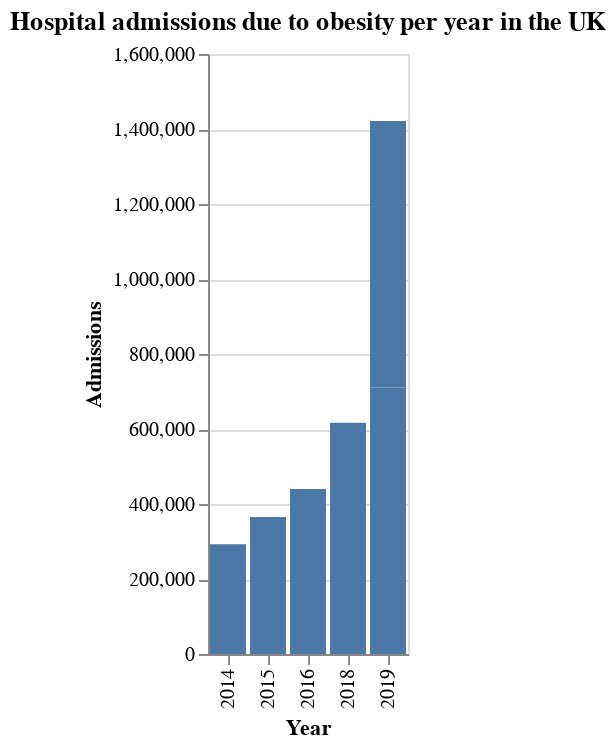

Notebook code cell kept with this figure:
### Code cell
df_england = df.loc[df['region'] == "England"]
df_england_plot = alt.Chart(df_england).mark_bar().encode(
    alt.X("year:O", title="Year"),
    alt.Y("admissions_total:Q", title="Admissions"),
    tooltip = alt.Tooltip("admissions_total", format=",")

).properties(title="Hospital admissions due to obesity per year in the UK", width=100)
df_england_plot

### Figure 1 — Vega-Lite specification as saved in the notebook (floating-point values rounded to 4 significant figures)
{"config": {"view": {"continuousWidth": 300, "continuousHeight": 300}}, "data": {"name": "data-48cdbf9928110e64942b2d88c71b42df"}, "mark": {"type": "bar"}, "encoding": {"tooltip": {"field": "admissions_total", "format": ",", "type": "quantitative"}, "x": {"field": "year", "title": "Year", "type": "ordinal"}, "y": {"field": "admissions_total", "title": "Admissions", "type": "quantitative"}}, "title": "Hospital admissions due to obesity per year in the UK", "width": 100, "$schema": "https://vega.github.io/schema/vega-lite/v5.14.1.json", "datasets": {"data-48cdbf9928110e64942b2d88c71b42df": [{"region": "England", "admissions_total": 292404, "admissions_count_men": 99580.0, "admissions_count_women": 192800.0, "adm_per_100_000_all": 550.6, "adm_per_male": 381.0, "adm_per_female": 714.7, "year": 2014, "top_tier": true}, {"region": "England", "admissions_total": 365577, "admissions_count_men": 123400.0, "admissions_count_women": 242100.0, "adm_per_100_000_all": 678.7, "adm_per_male": 465.2, "adm_per_female": 885.8, "year": 2015, "top_tier": true}, {"region": "England", "admissions_total": 440288, "admissions_count_men": 149500.0, "admissions_count_women": 290700.0, "adm_per_100_000_all": 810.6, "adm_per_male": 558.4, "adm_per_female": 1056.0, "year": 2016, "top_tier": true}, {"region": "England", "admissions_total": 710562, "admissions_count_men": 243600.0, "admissions_count_women": 467000.0, "adm_per_100_000_all": 1323.0, "adm_per_male": 963.1, "adm_per_female": 1685.0, "year": 2019, "top_tier": true}, {"region": "England", "admissions_total": 616961, "admissions_count_men": 208300.0, "admissions_count_women": 408600.0, "adm_per_100_000_all": 1159.0, "adm_per_male": 833.0, "adm_per_female": 1486.0, "year": 2018, "top_tier": true}, {"region": "England", "admissions_total": 710562, "admissions_count_men": 243600.0, "admissions_count_women": 467000.0, "adm_per_100_000_all": 1323.0, "adm_per_male": 963.1, "adm_per_female": 1685.0, "year": 2019, "top_tier": true}]}}
